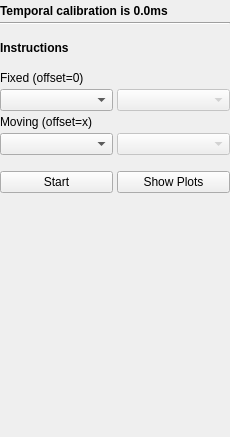
<?xml version="1.0" encoding="UTF-8"?>
<ui version="4.0">
 <class>TemporalCalibrationToolbox</class>
 <widget class="QWidget" name="TemporalCalibrationToolbox">
  <property name="geometry">
   <rect>
    <x>0</x>
    <y>0</y>
    <width>230</width>
    <height>437</height>
   </rect>
  </property>
  <property name="minimumSize">
   <size>
    <width>230</width>
    <height>150</height>
   </size>
  </property>
  <property name="maximumSize">
   <size>
    <width>230</width>
    <height>16777215</height>
   </size>
  </property>
  <property name="windowTitle">
   <string>Temporal Calibration</string>
  </property>
  <layout class="QVBoxLayout" name="verticalLayout">
   <property name="spacing">
    <number>4</number>
   </property>
   <property name="leftMargin">
    <number>0</number>
   </property>
   <property name="topMargin">
    <number>4</number>
   </property>
   <property name="rightMargin">
    <number>0</number>
   </property>
   <property name="bottomMargin">
    <number>4</number>
   </property>
   <item>
    <widget class="QLabel" name="label_State">
     <property name="font">
      <font>
       <weight>75</weight>
       <bold>true</bold>
      </font>
     </property>
     <property name="text">
      <string>Temporal calibration is 0.0ms</string>
     </property>
     <property name="wordWrap">
      <bool>true</bool>
     </property>
    </widget>
   </item>
   <item>
    <widget class="Line" name="line_2">
     <property name="orientation">
      <enum>Qt::Horizontal</enum>
     </property>
    </widget>
   </item>
   <item>
    <spacer name="verticalSpacer_6">
     <property name="orientation">
      <enum>Qt::Vertical</enum>
     </property>
     <property name="sizeType">
      <enum>QSizePolicy::Fixed</enum>
     </property>
     <property name="sizeHint" stdset="0">
      <size>
       <width>158</width>
       <height>12</height>
      </size>
     </property>
    </spacer>
   </item>
   <item>
    <widget class="QLabel" name="label_InstructionsTemporal">
     <property name="font">
      <font>
       <weight>75</weight>
       <bold>true</bold>
      </font>
     </property>
     <property name="text">
      <string>Instructions</string>
     </property>
     <property name="wordWrap">
      <bool>true</bool>
     </property>
    </widget>
   </item>
   <item>
    <spacer name="verticalSpacer_5">
     <property name="orientation">
      <enum>Qt::Vertical</enum>
     </property>
     <property name="sizeType">
      <enum>QSizePolicy::Fixed</enum>
     </property>
     <property name="sizeHint" stdset="0">
      <size>
       <width>158</width>
       <height>12</height>
      </size>
     </property>
    </spacer>
   </item>
   <item>
    <layout class="QGridLayout" name="gridLayout">
     <item row="0" column="0">
      <widget class="QLabel" name="label_FixedSeries">
       <property name="sizePolicy">
        <sizepolicy hsizetype="Minimum" vsizetype="Preferred">
         <horstretch>0</horstretch>
         <verstretch>0</verstretch>
        </sizepolicy>
       </property>
       <property name="text">
        <string>Fixed (offset=0)</string>
       </property>
      </widget>
     </item>
     <item row="2" column="0">
      <widget class="QLabel" name="label_MovingSeries">
       <property name="sizePolicy">
        <sizepolicy hsizetype="Minimum" vsizetype="Preferred">
         <horstretch>0</horstretch>
         <verstretch>0</verstretch>
        </sizepolicy>
       </property>
       <property name="text">
        <string>Moving (offset=x)</string>
       </property>
      </widget>
     </item>
     <item row="1" column="1">
      <widget class="QComboBox" name="comboBox_FixedSourceValue">
       <property name="enabled">
        <bool>false</bool>
       </property>
      </widget>
     </item>
     <item row="3" column="1">
      <widget class="QComboBox" name="comboBox_MovingSourceValue">
       <property name="enabled">
        <bool>false</bool>
       </property>
      </widget>
     </item>
     <item row="1" column="0">
      <widget class="QComboBox" name="comboBox_FixedChannelValue">
       <property name="sizePolicy">
        <sizepolicy hsizetype="Preferred" vsizetype="Fixed">
         <horstretch>0</horstretch>
         <verstretch>0</verstretch>
        </sizepolicy>
       </property>
      </widget>
     </item>
     <item row="3" column="0">
      <widget class="QComboBox" name="comboBox_MovingChannelValue"/>
     </item>
    </layout>
   </item>
   <item>
    <spacer name="verticalSpacer">
     <property name="orientation">
      <enum>Qt::Vertical</enum>
     </property>
     <property name="sizeType">
      <enum>QSizePolicy::Fixed</enum>
     </property>
     <property name="sizeHint" stdset="0">
      <size>
       <width>20</width>
       <height>12</height>
      </size>
     </property>
    </spacer>
   </item>
   <item>
    <layout class="QHBoxLayout" name="horizontalLayout_5">
     <property name="spacing">
      <number>4</number>
     </property>
     <item>
      <widget class="QPushButton" name="pushButton_StartCancelTemporal">
       <property name="sizePolicy">
        <sizepolicy hsizetype="Minimum" vsizetype="Fixed">
         <horstretch>0</horstretch>
         <verstretch>0</verstretch>
        </sizepolicy>
       </property>
       <property name="minimumSize">
        <size>
         <width>0</width>
         <height>0</height>
        </size>
       </property>
       <property name="maximumSize">
        <size>
         <width>16777215</width>
         <height>16777215</height>
        </size>
       </property>
       <property name="text">
        <string>Start</string>
       </property>
      </widget>
     </item>
     <item>
      <widget class="QPushButton" name="pushButton_ShowPlots">
       <property name="minimumSize">
        <size>
         <width>105</width>
         <height>0</height>
        </size>
       </property>
       <property name="text">
        <string>Show Plots</string>
       </property>
       <property name="checkable">
        <bool>true</bool>
       </property>
      </widget>
     </item>
    </layout>
   </item>
   <item>
    <spacer name="verticalSpacer_2">
     <property name="orientation">
      <enum>Qt::Vertical</enum>
     </property>
     <property name="sizeHint" stdset="0">
      <size>
       <width>158</width>
       <height>40</height>
      </size>
     </property>
    </spacer>
   </item>
  </layout>
 </widget>
 <layoutdefault spacing="4" margin="4"/>
 <resources>
  <include location="../fCal.qrc"/>
 </resources>
 <connections/>
</ui>
